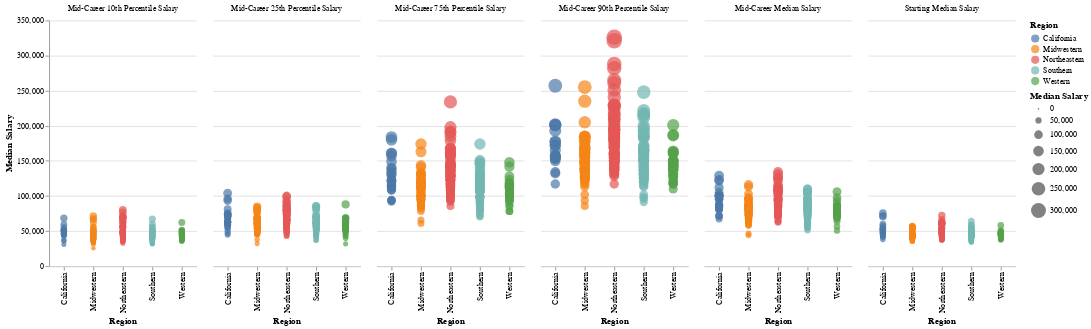

The cell this chart's notebook holds for it:
### Code cell
import pandas as pd
import altair as alt

# Load the regional dataset
df_region = pd.read_csv('salaries-by-region.csv')

# Define the salary-related columns
salary_columns = [
    'Starting Median Salary', 'Mid-Career Median Salary',
    'Mid-Career 10th Percentile Salary', 'Mid-Career 25th Percentile Salary',
    'Mid-Career 75th Percentile Salary', 'Mid-Career 90th Percentile Salary',
]

# Clean the salary columns in the DataFrame
for column in salary_columns:
    df_region[column] = df_region[column].str.replace(r'[$,]', '', regex=True)
    df_region[column] = pd.to_numeric(df_region[column], errors='coerce')  # Convert columns to numeric, turn errors to NaN

# Melt the DataFrame for Altair visualization
melted_df_region = df_region.melt(
    id_vars=['School Name', 'Region'],
    value_vars=salary_columns,
    var_name='Salary Type', value_name='Median Salary'
)

# Create an Altair chart object with circle marks
chart = alt.Chart(melted_df_region).mark_circle(size=100).encode(
    x=alt.X('Region:N', axis=alt.Axis(title='Region')),
    y=alt.Y('Median Salary:Q', axis=alt.Axis(title='Median Salary'), scale=alt.Scale(zero=True)),  # Start Y-axis at zero
    color=alt.Color('Region:N', legend=alt.Legend(title="Region")),
    tooltip=['School Name:N', 'Median Salary:Q', 'Region:N'],
    size=alt.Size('Median Salary:Q', legend=alt.Legend(title="Median Salary")),
    column=alt.Column('Salary Type:N', header=alt.Header(title=None))
).properties(
    width=180,  # Chart width
    height=300   # Chart height
)

# Define an interactive selection that binds to the x-axis (Region)
# This is helpful in case there are many regions and we need to scroll horizontally
# Note: vertical panning is not typically useful with categorical y-axes
selection = alt.selection_interval(bind='scales', encodings=['x'])

# Add the selection to the chart for x-axis panning/zooming
final_chart = chart.add_selection(
    selection
).configure_view(
    stroke=None  # Remove border around chart
).interactive()

final_chart

### Figure 1 — Vega-Lite specification as saved in the notebook (floating-point values rounded to 4 significant figures; data arrays with more than 128 entries replaced by an {"elided": "..."} marker saying what was removed)
{"config": {"view": {"continuousWidth": 300, "continuousHeight": 300, "stroke": null}}, "data": {"name": "data-4b300e66f61d29f1b897827b576bd8a1"}, "mark": {"type": "circle", "size": 100}, "encoding": {"color": {"field": "Region", "legend": {"title": "Region"}, "type": "nominal"}, "column": {"field": "Salary Type", "header": {"title": null}, "type": "nominal"}, "size": {"field": "Median Salary", "legend": {"title": "Median Salary"}, "type": "quantitative"}, "tooltip": [{"field": "School Name", "type": "nominal"}, {"field": "Median Salary", "type": "quantitative"}, {"field": "Region", "type": "nominal"}], "x": {"axis": {"title": "Region"}, "field": "Region", "type": "nominal"}, "y": {"axis": {"title": "Median Salary"}, "field": "Median Salary", "scale": {"zero": true}, "type": "quantitative"}}, "height": 300, "params": [{"name": "param_26", "select": {"type": "interval", "encodings": ["x"]}, "bind": "scales"}, {"name": "param_27", "select": {"type": "interval", "encodings": ["x", "y"]}, "bind": "scales"}], "width": 180, "$schema": "https://vega.github.io/schema/vega-lite/v5.17.0.json", "datasets": {"data-4b300e66f61d29f1b897827b576bd8a1": {"elided": "1920 records"}}}
